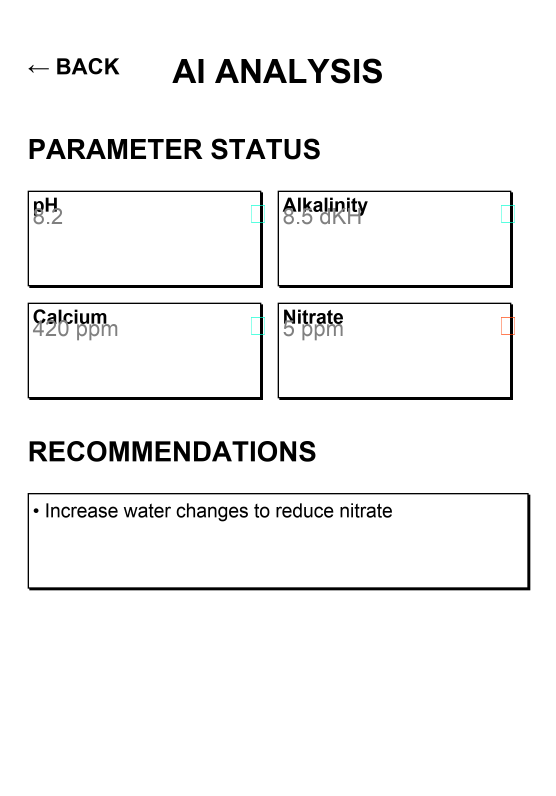
#> input picture assets/upload-store/ipad_11/ipad_11_analysis.png, 1668 x 2388 px (shown at 1/3 size)
$ python resize-screenshots.py assets/upload-store/ipad_11/ipad_11_analysis.png assets/upload-store/ipad_11/ipad_11_chart.png out
#> lines starting #> are read from the running program, lines starting #| are printed output that depends on the picture
#!/usr/bin/env python3
"""
Resize screenshots to exact App Store requirements.
Usage: python3 resize-screenshots.py <input-screenshot.png> [output-dir]
"""

import sys
from pathlib import Path
from PIL import Image

# App Store screenshot sizes (width, height)
SCREENSHOT_SIZES = {
    'iphone_67_portrait': (1284, 2778),   # iPhone 14/15 Pro Max Portrait
    'iphone_67_landscape': (2778, 1284),  # iPhone 14/15 Pro Max Landscape
    'iphone_65_portrait': (1242, 2688),   # iPhone 11 Pro Max, XS Max Portrait
    'iphone_65_landscape': (2688, 1242),  # iPhone 11 Pro Max, XS Max Landscape
}

def resize_screenshot(input_path, output_dir=None, view_name='screenshot'):
    """Resize a screenshot to all App Store required sizes."""
#> called with output_dir = 'out'
    input_path = Path(input_path)

    if not input_path.exists():
        print(f"❌ Error: File not found: {input_path}")
        return False

    # Load image
    try:
        img = Image.open(input_path)
#> img is the input picture: PIL image 1668x2388 RGB; mean R, G, B 243.4, 243.4, 243.4
        print(f"✓ Loaded: {input_path} ({img.size[0]}x{img.size[1]})")
#| ✓ Loaded: assets/upload-store/ipad_11/ipad_11_analysis.png (1668x2388)
    except Exception as e:
        print(f"❌ Error loading image: {e}")
        return False

    # Determine output directory
    if output_dir:
        output_dir = Path(output_dir)
    else:
        output_dir = Path('assets/upload-store/real-screenshots')

    output_dir.mkdir(parents=True, exist_ok=True)

    # Resize to each required size
    success_count = 0
    for size_name, (width, height) in SCREENSHOT_SIZES.items():
        output_path = output_dir / f"{size_name}_{view_name}.png"

        try:
            # Resize with high-quality resampling
            resized = img.resize((width, height), Image.Resampling.LANCZOS)
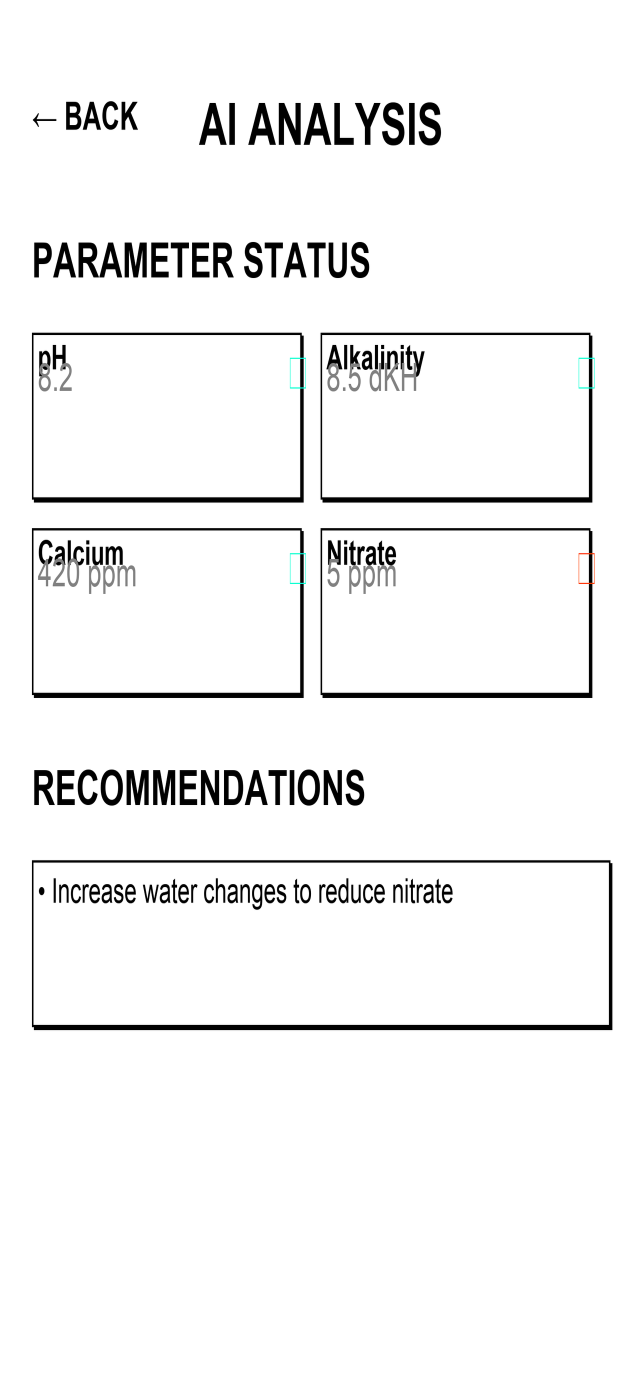
#> resized: PIL image 1284x2778 RGB (shown at 1/2 size); mean R, G, B 243.4, 243.4, 243.4
            resized.save(output_path, 'PNG', optimize=True)

            # Verify dimensions
            verify = Image.open(output_path)
            if verify.size == (width, height):
                print(f"✓ Created: {output_path} ({width}x{height})")
                success_count += 1
            else:
                print(f"⚠ Warning: {output_path} has wrong size: {verify.size}")
        except Exception as e:
            print(f"❌ Error creating {output_path}: {e}")

    print(f"\n✅ Successfully created {success_count}/{len(SCREENSHOT_SIZES)} screenshots")
    print(f"📁 Output directory: {output_dir}")
    return success_count == len(SCREENSHOT_SIZES)

def main():
    if len(sys.argv) < 2:
        print("Usage: python3 resize-screenshots.py <input-screenshot.png> [view-name] [output-dir]")
        print("\nExample:")
        print("  python3 resize-screenshots.py ~/Desktop/screenshot.png tank-list")
        print("\nThis will create:")
        for size_name, (w, h) in SCREENSHOT_SIZES.items():
            print(f"  - {size_name}_tank-list.png ({w}x{h})")
        sys.exit(1)

    input_file = sys.argv[1]
    view_name = sys.argv[2] if len(sys.argv) > 2 else 'screenshot'
    output_dir = sys.argv[3] if len(sys.argv) > 3 else None

    print("📸 App Store Screenshot Resizer")
    print("=" * 40)
    print(f"Input: {input_file}")
    print(f"View name: {view_name}")
    print()

    success = resize_screenshot(input_file, output_dir, view_name)
#> success = True
    sys.exit(0 if success else 1)
#> (the program exits here)
